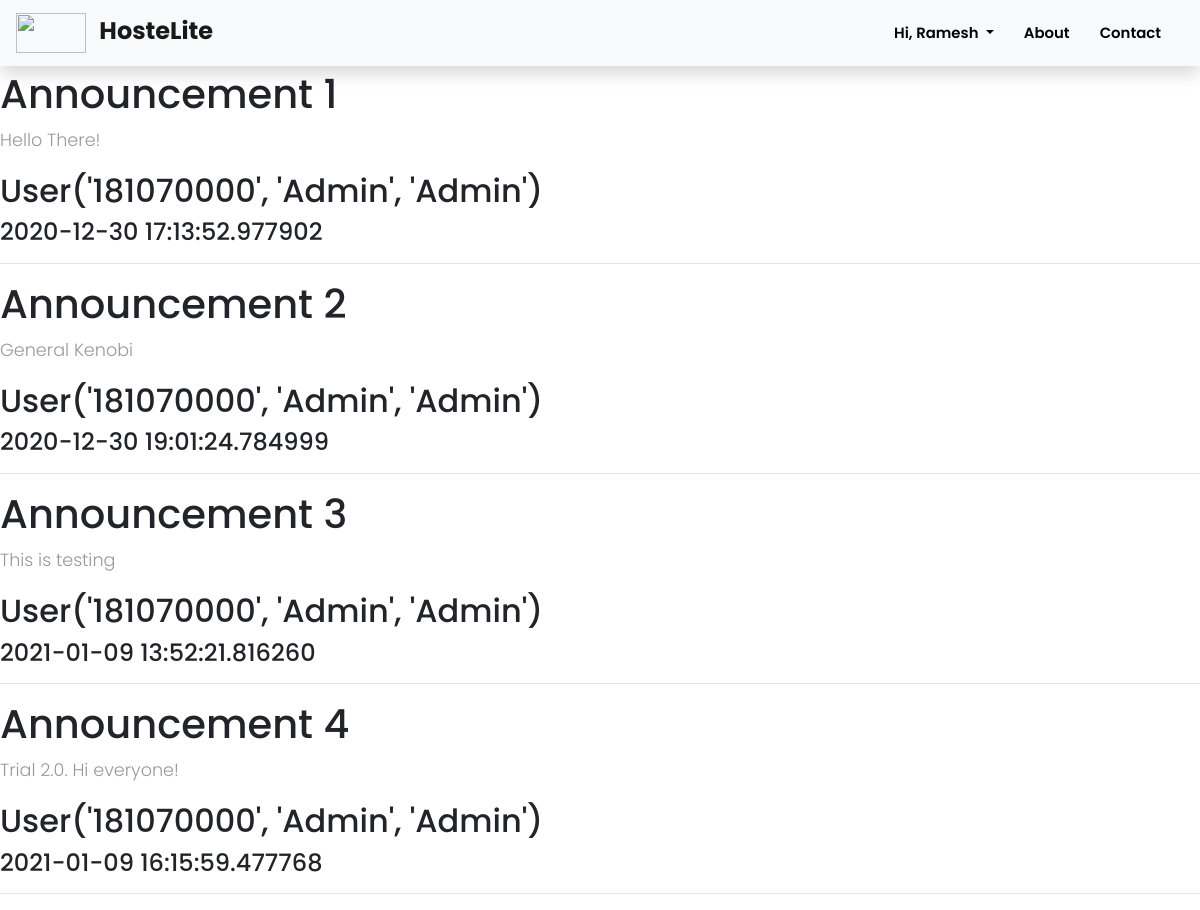
The app's page /home (signed in) with its own data.
### hostelmanagement/models.py (models this page shows, shortened)
class User(db.Model, UserMixin):
    id = db.Column(db.Integer, primary_key=True)
    college_id = db.Column(db.String(9), unique=True, nullable=False)
    firstname = db.Column(db.String(20), nullable=False)
    lastname = db.Column(db.String(20), nullable=False)
    email = db.Column(db.String(120), unique=True, nullable=False)
    password = db.Column(db.String(60), nullable=False)
    phone = db.Column(db.String(10), unique=True, nullable=False)
    address = db.Column(db.Text, nullable=False)
    course = db.Column(db.String(20),nullable=True)
    department = db.Column(db.String(20), nullable=True)
    user_type = db.Column(db.Integer, nullable = False, default=1)
    room_no = db.Column(db.Integer, nullable = True)
    announcements = db.relationship('Announcement', backref='author', lazy=True)
    complaints = db.relationship('Complaint', backref='author', lazy=True)
    mess_menu = db.relationship('MessMenu', backref='author', lazy=True)
    courier = db.relationship('Courier', backref='user', lazy=True)
    exitentry = db.relationship('ExitEntry', backref='user', lazy=True)
    visitor = db.relationship('Visitor', backref='user', lazy=True)
    def __repr__(self):
        return f"User('{self.college_id}', '{self.firstname}', '{self.lastname}')"

class Announcement(db.Model):
    id = db.Column(db.Integer, primary_key=True)
    title = db.Column(db.String(100), nullable=False)
    date_posted = db.Column(db.DateTime, nullable=False, default=datetime.utcnow)
    content = db.Column(db.Text, nullable=False)
    user_id = db.Column(db.Integer, db.ForeignKey('user.id'), nullable=False)

### hostelmanagement/routes.py (the view)
@app.route("/home")
def home():
    announcements = Announcement.query.all()
    return render_template('home.html', announcements = announcements)

### hostelmanagement/models.py (called while the page is built)
@login_manager.user_loader
def load_user(user_id):
    return User.query.get(int(user_id))

### hostelmanagement/templates/home.html
{% extends 'layout.html' %}
{% block content %}
    {% if announcements %}
        {% for announcement in announcements %}
            <h1>{{announcement.title}}</h1>
            <p>{{announcement.content}}</p>
            <h2>{{announcement.author}}</h2>
            <h4>{{announcement.date_posted}}</h4>
            <hr>
        {% endfor %}
    {% else %}
        <h3>No Announcements Yet!</h3>
    {% endif %}
{% endblock content %}

### hostelmanagement/templates/layout.html (shortened to what this page needs)
<!DOCTYPE html>
<html>
<head>
    <link rel="stylesheet" href="https://cdn.jsdelivr.net/npm/bootstrap@4.5.3/dist/css/bootstrap.min.css">
    <link rel='stylesheet' href="{{ url_for('static', filename='style.css') }}">
    <link rel="stylesheet" href="https://use.fontawesome.com/releases/v5.8.1/css/all.css"
 />
</head>
<body>
    <section id="landingPage">
        <nav class="navbar sticky-top shadow navbar-expand-lg navbar-light bg-light">
            <a class="navbar-brand col-md-3 col-lg-2 mr-0 pl-0 pr-0" href="{{url_for('index')}}">
                <img src="https://cdn.logo.com/hotlink-ok/logo-social.png" width="70" height="40" class="d-inline-block align-top" alt="" loading="lazy">
                <strong class="pl-2 mt-2" style="font-size:1.2em;">HosteLite</strong>
            </a>
            <ul class='navbar-nav ml-auto mr-2'>
                {% if not current_user.is_authenticated %}
                    <li class="nav-item">
                        <a class="nav-link" href="{{ url_for('about') }}">About</a>
                    </li>
                    <li class="nav-item">
                        <a class="nav-link" href="{{ url_for('contact') }}">Contact</a>
                    </li>
                    <li class="nav-item">
                        <a class="nav-link" href="{{ url_for('login') }}">Log In</a>
                    </li>
                    <li class="nav-item">
                        <a class="nav-link toButton pl-15 pr-15" style="color: white; font-weight: 600" href="{{ url_for('application') }}">Apply Now</a>
                    </li>
                {% else %}
                    <li class="nav-item dropdown">
                        <a class="nav-link dropdown-toggle" href="#" id="navbarDropdown" role="button" data-toggle="dropdown" aria-haspopup="true" aria-expanded="false">
                            Hi, {{ current_user.firstname }}
                        </a>
                    </li>
                    <li class="nav-item">
                        <a class="nav-link" href="{{ url_for('about') }}">About</a>
                    </li>
                    <li class="nav-item">
                        <a class="nav-link" href="{{ url_for('contact') }}">Contact</a>
                    </li>
                {% endif %}
            </ul>
        </nav>
    </section>
    {% block content %}
    {% endblock %}
</body>
</html>

### hostelmanagement/static/style.css (style rules this page uses)
* { margin: 0; padding: 0; font-family: "Poppins", sans-serif; font-size: 16px; box-sizing: border-box; }
body { padding-top: 70px; overflow-x:hidden; scroll-behavior: smooth; }
#landingPage nav { position: fixed; width: 100%; opacity: 1; background-color: rgba(255, 255, 255); }
#landingPage nav ul a { font-size: 0.93em; font-weight: 600; text-decoration: none; padding: 10px 15px; text-align: center; color: #000; }
p { font-family: 'Poppins', sans-serif; font-size: 1.1em; font-weight: 300; line-height: 1.7em; color: #999; }

### records on screen
User: firstname "Ramesh"
Announcement: title "Announcement 1", content "Hello There!", author "User('181070000', 'Admin', 'Admin')", date_posted "2020-12-30 17:13:52.977902"
Announcement: title "Announcement 2", content "General Kenobi", author "User('181070000', 'Admin', 'Admin')", date_posted "2020-12-30 19:01:24.784999"
Announcement: title "Announcement 3", content "This is testing", author "User('181070000', 'Admin', 'Admin')", date_posted "2021-01-09 13:52:21.816260"
Announcement: title "Announcement 4", content "Trial 2.0. Hi everyone!", author "User('181070000', 'Admin', 'Admin')", date_posted "2021-01-09 16:15:59.477768"
